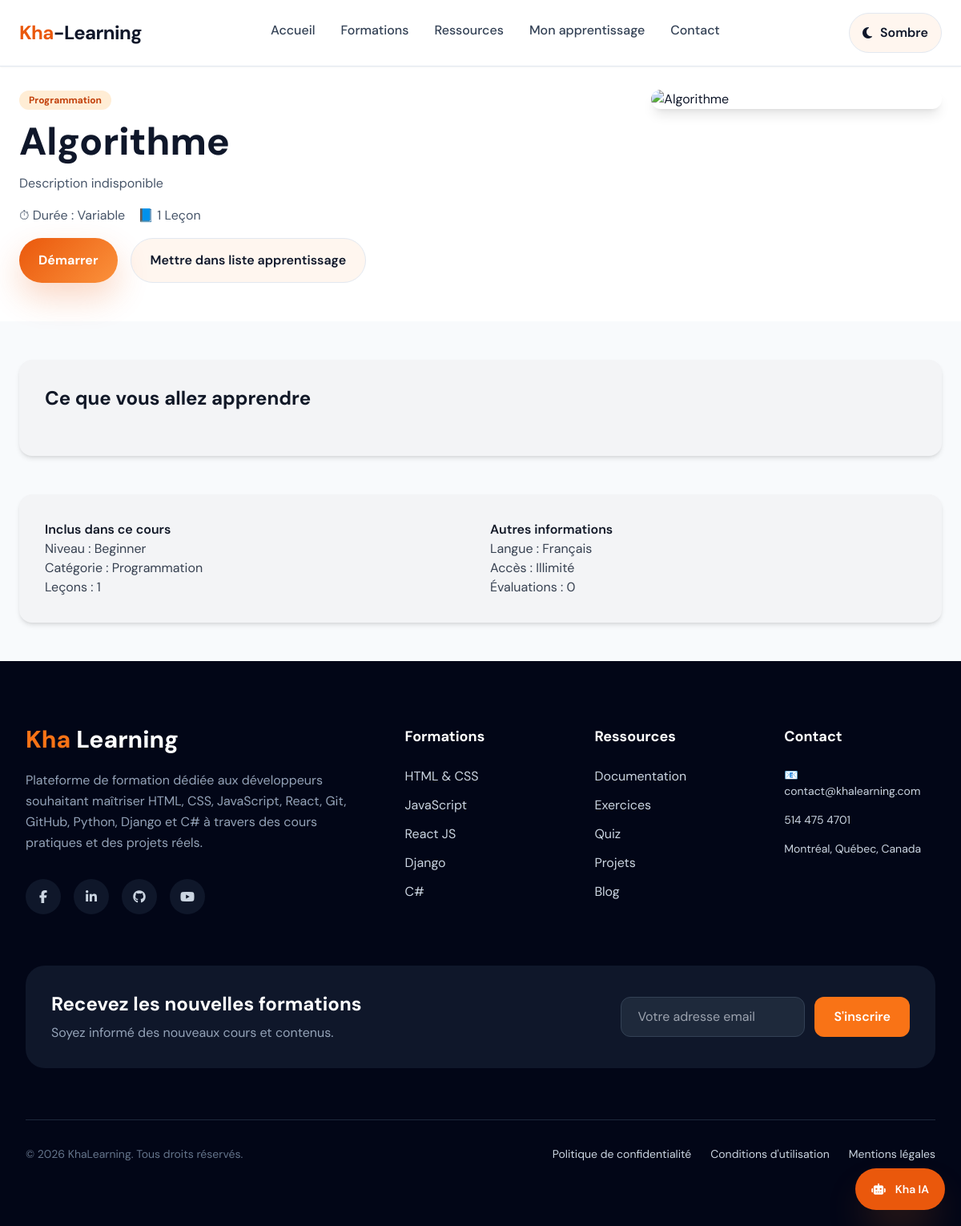
/courses/8/, run on an earlier commit of the app's database.
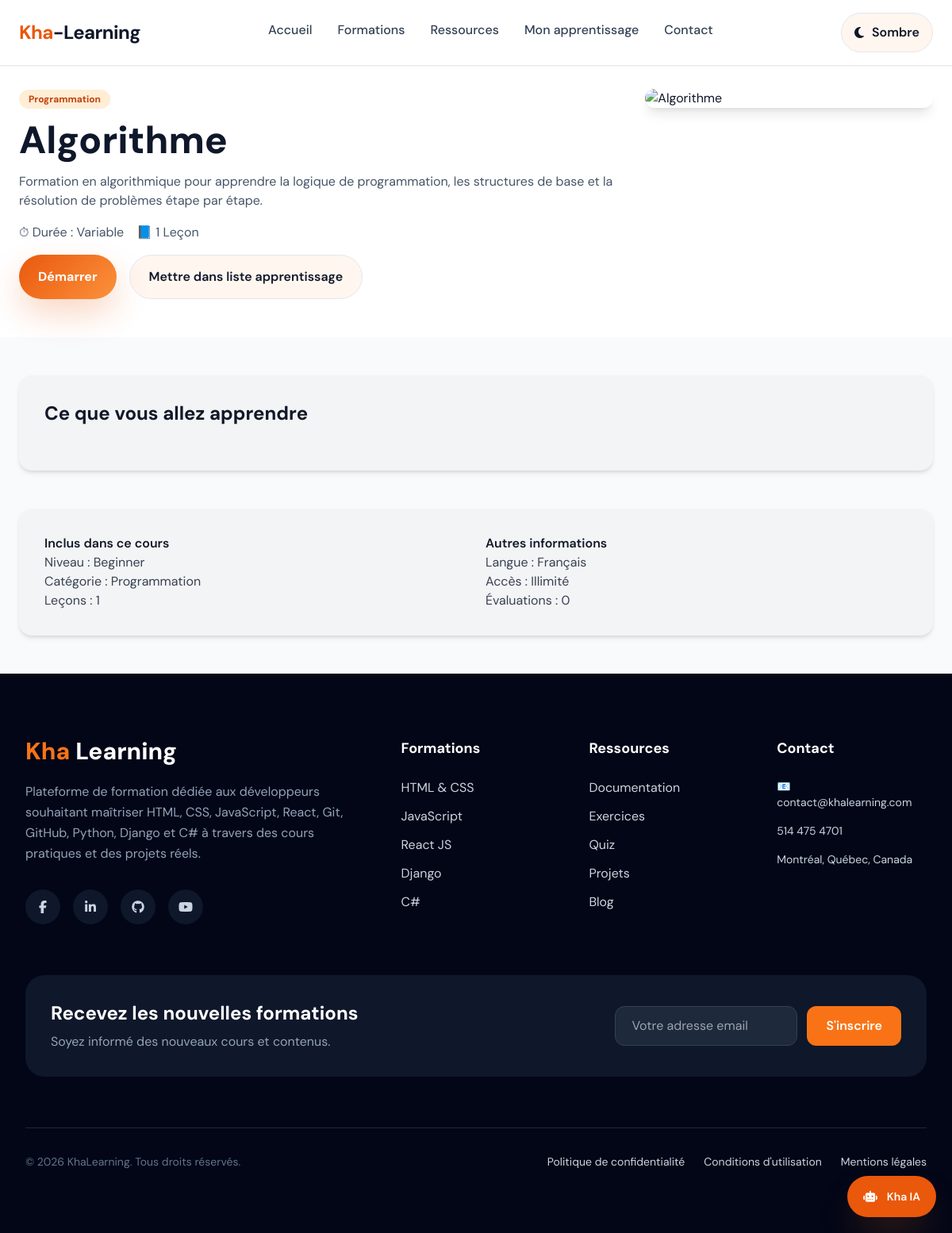
And on a later commit of the database.
### main/models.py (models this page shows, shortened)
class Course(models.Model):
    title = models.CharField(max_length=200)
    description = models.TextField(blank=True)
    image = models.ImageField(upload_to='images/', blank=True, null=True)
    category = models.ForeignKey(
        Category, on_delete=models.SET_NULL, null=True, related_name='courses'
    )
    created_at = models.DateTimeField(default=timezone.now)
    updated_at = models.DateTimeField(auto_now=True)
    is_featured = models.BooleanField(default=False)
    youtube_url = models.URLField(blank=True, null=True)
    author = models.CharField(max_length=100, blank=True)
    duration = models.PositiveIntegerField(blank=True, null=True, help_text="Durée en minutes")
    level = models.CharField(
        max_length=50,
        blank=True,
        choices=[('Beginner','Beginner'),('Intermediate','Intermediate'),('Advanced','Advanced')]
    )
    learning_points = models.TextField(
        blank=True,
        help_text="Écrire chaque point sur une nouvelle ligne"
    )
    class Meta:
        ordering = ['-created_at']
    def youtube_id(self):
        if not self.youtube_url:
            return None
        url_data = urlparse(self.youtube_url)
        query = parse_qs(url_data.query)
        return query.get("v", [None])[0]
    def youtube_thumbnail(self):
        video_id = self.youtube_id()
        if video_id:
            return f"https://img.youtube.com/vi/{video_id}/hqdefault.jpg"
        return None
    def duration_display(self):
        if not self.duration:
            return "Variable"
        hours = self.duration // 60
        minutes = self.duration % 60
        if hours > 0:
            return f"{hours}h {minutes}min" if minutes > 0 else f"{hours}h"
        return f"{minutes}min"
    def learning_points_list(self):
        return self.learning_points.splitlines()

class Category(models.Model):
    name = models.CharField(max_length=100)
    description = models.TextField(blank=True)
    image = models.ImageField(upload_to='categories/', blank=True, null=True)
    slug = models.SlugField(unique=True)
    class Meta:
        verbose_name_plural = "Categories"

### main/views.py (the view)
# urls.py: path('courses/<int:id>/', views.course_detail, name='course_detail'),
def course_detail(request, id):
    course = get_object_or_404(Course, id=id)
    return render(request, 'main/course_detail.html', {'course': course})

### main/templates/main/course_detail.html (shortened to what this page needs)
{% extends 'main/base.html' %} {% load static %} {% block content %}
<div class="relative bg-white pt-28 pb-12">
  <div class="max-w-7xl mx-auto px-6 space-y-12 text-slate-900">
    <div class="grid grid-cols-1 md:grid-cols-3 gap-8 items-start">
      <div class="md:col-span-2 space-y-4">
        <span class="inline-block bg-orange-100 text-orange-700 text-xs font-bold px-3 py-1 rounded-full">
          {{ course.category.name }}
        </span>
        <h1 class="text-4xl md:text-5xl font-extrabold">{{ course.title }}</h1>
        <p class="text-slate-600">{{ course.description }}</p>
        <div class="flex flex-wrap items-center gap-4 text-slate-600">
          <span>⏱ Durée : {{ course.duration_display }}</span>
          <span>📘 {{ course.lessons_count|default:"1 Leçon" }}</span>
        </div>
        <div class="flex flex-wrap gap-4 mt-4">
          {% if course.youtube_id %}
          <a
            href="https://www.youtube.com/watch?v={{ course.youtube_id }}"
            target="_blank"
            class="button-primary"
          >
            Démarrer
          </a>
          {% endif %}
          <a href="{% url 'add_to_learning' course.id %}"
            class="button-secondary"
          >
            Mettre dans liste apprentissage
          </a>
        </div>
      </div>
      <div>
        {% if course.youtube_id %}
        <a
          href="https://www.youtube.com/watch?v={{ course.youtube_id }}"
          target="_blank"
          class="relative block rounded-xl overflow-hidden shadow-lg"
        >
          <img
            src="{{ course.youtube_thumbnail }}"
            alt="{{ course.title }}"
            class="w-full h-full object-cover"
          />
          <div class="absolute inset-0 flex items-center justify-center">
            <svg
              class="w-16 h-16 text-white"
              viewBox="0 0 24 24"
              fill="currentColor"
            >
              <path d="M10 8l6 4-6 4V8z" />
            </svg>
          </div>
        </a>
        {% endif %}
      </div>
    </div>
  </div>
</div>
<div class="max-w-7xl mx-auto px-6 py-12 space-y-12">
  <div class="bg-gray-100 p-8 rounded-2xl shadow-md">
    <h2 class="text-2xl font-bold mb-6 text-gray-900">
      Ce que vous allez apprendre
    </h2>
  </div>
  <div
    class="bg-gray-100 p-8 rounded-2xl shadow-md grid grid-cols-1 md:grid-cols-2 gap-6 text-gray-700"
  >
    <div>
      <h3 class="font-semibold text-gray-900">Inclus dans ce cours</h3>
      <p>Niveau : {{ course.level }}</p>
      <p>Catégorie : {{ course.category.name }}</p>
      <p>Leçons : {{ course.lessons_count|default:"1" }}</p>
    </div>
    <div>
      <h3 class="font-semibold text-gray-900">Autres informations</h3>
      <p>Langue : {{ course.language|default:"Français" }}</p>
      <p>Accès : Illimité</p>
      <p>Évaluations : {{ course.reviews_count|default:"0" }}</p>
    </div>
  </div>
</div>
{% endblock %}

What changed in the data, as far as the page shows it:
changed Course "Algorithme": description "Description indisponible" → "Formation en algorithmique pour apprendre la logique de programmation, les structures de base et la résolution de problèmes étape par étape."
